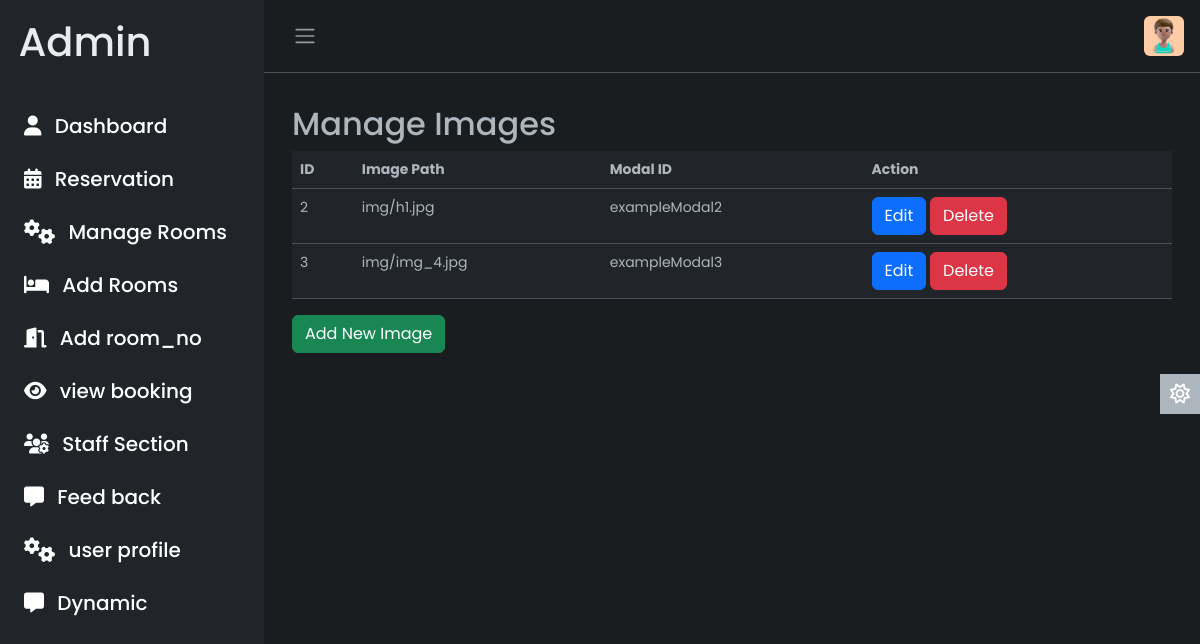
Screenshot of /admin/dynamic/hotel_room_image_gallry.php (signed in) with the database file from the repository.
### tables this page shows
CREATE TABLE `rooms_page_image` (
  `id` int(11) NOT NULL,
  `image_path` varchar(255) DEFAULT NULL,
  `modal_id` varchar(20) DEFAULT NULL
);

### admin/dynamic/hotel_room_image_gallry.php (the view, shortened to what this page needs)
<?php
include '../include/conn.php';
?>
<?php
$query = "SELECT * FROM rooms_page_image";
$result = $conn->query($query);
?>
<!DOCTYPE html>
<html lang="en" data-bs-theme="dark">
<head>
    <link rel="stylesheet" href="https://cdn.jsdelivr.net/npm/bootstrap@5.3.0-alpha2/dist/css/bootstrap.min.css" />
    <link rel="stylesheet" href="../css/style.css" />
</head>
<body>
    <div class="wrapper">
        <?php include('include/aside.php') ?>
        <div class="main">
            <?php include('include/nav.php') ?>
            <main class="content px-3 py-2">
                <div class="container mt-4">
                    <h2>Manage Images</h2>
                    <table class="table">
                        <thead>
                            <tr>
                                <th>ID</th>
                                <th>Image Path</th>
                                <th>Modal ID</th>
                                <th>Action</th>
                            </tr>
                        </thead>
                        <tbody>
                            <?php while ($row = $result->fetch_assoc()) { ?>
                                <tr>
                                    <td><?php echo $row['id']; ?></td>
                                    <td><?php echo $row['image_path']; ?></td>
                                    <td><?php echo $row['modal_id']; ?></td>
                                    <td>
                                        <a href="edit_room_image.php?id=<?php echo $row['id']; ?>" class="btn btn-primary">Edit</a>
                                        <a href="delete_room_image.php?id=<?php echo $row['id']; ?>" class="btn btn-danger">Delete</a>
                                    </td>
                                </tr>
                            <?php } ?>
                        </tbody>
                    </table>
                    <a href="add_gallary_room_image.php" class="btn btn-success">Add New Image</a>
                </div>
            </main>
        </div>
    </div>
    <a href="#" class="theme-toggle">
        <i class="fa-regular fa-sun"></i>
    </a>
</body>
</html>

### admin/css/style.css (style rules this page uses)
body { font-family: 'Poppins', sans-serif; font-size: 0.875rem; opacity: 1; overflow-y: scroll; margin: 0; }
a { cursor: pointer; text-decoration: none; font-family: 'Poppins', sans-serif; }
.wrapper { align-items: stretch; display: flex; width: 100%; }
.main { display: flex; flex-direction: column; min-height: 100vh; min-width: 0; overflow: hidden; transition: all 0.35s ease-in-out; width: 100%; background: var(--bs-dark-bg-subtle); }
.content { flex: 1; max-width: 100vw; width: 100vw; }
@media (min-width:768px) { .content { max-width: auto; width: auto; } }
.theme-toggle { position: fixed; top: 50%; transform: translateY(-65%); text-align: center; z-index: 10; right: 0; left: auto; border: none; background-color: var(--bs-body-color); }
html[data-bs-theme="dark"] .theme-toggle .fa-sun, html[data-bs-theme="light"] .theme-toggle .fa-moon { cursor: pointer; padding: 10px; display: block; font-size: 1.25rem; color: #FFF; }

### rows the page displays
rooms_page_image: id "2", image_path "img/h1.jpg", modal "exampleModal2"
rooms_page_image: id "3", image_path "img/img_4.jpg", modal "exampleModal3"
